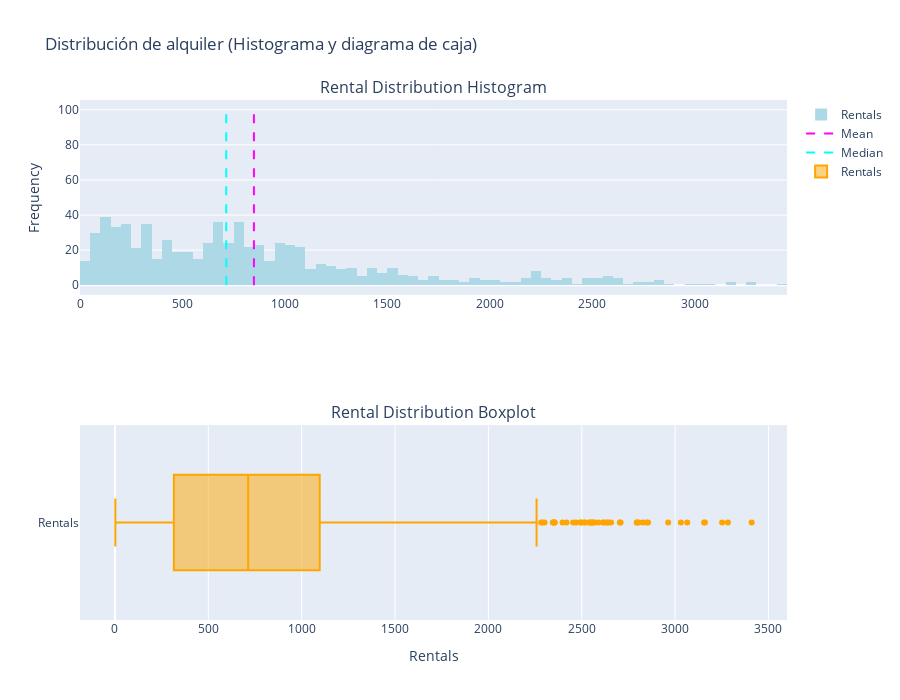

Notebook code for this chart:
### Markdown cell above
Las estadísticas revelan información sobre la distribución de los datos en cada uno de los campos numéricos, incluyendo el número de observaciones (hay 731 registros), la media, la desviación estándar, los valores mínimos y máximos, y los valores de los cuartiles (los valores límite para el 25%, 50% —que también es la mediana— y el 75% de los datos). A partir de esto, podemos ver que el número medio de rentas diarias es de alrededor de 848; pero hay una desviación estándar relativamente alta, lo que indica mucha variabilidad en el número de rentas por día.

Podríamos obtener una idea más clara de la distribución de los valores de rentas visualizando los datos. Los tipos de gráficos más comunes para visualizar distribuciones de datos numéricos son los histogramas y los diagramas de caja (box plots), así que usaremos la biblioteca matplotlib de Python para crear uno de cada tipo para la columna rentals.

### Code cell
import pandas as pd
from plotly.subplots import make_subplots
import plotly.graph_objects as go

label = bike_data['rentals']

# Histograma
hist = go.Histogram(x=label, nbinsx=100, name='Rentals', marker_color='lightblue')

# Líneas para la media y la mediana
mean_line = go.Scatter(x=[label.mean(), label.mean()], y=[0, 100], mode='lines', name='Mean', line=dict(color='magenta', dash='dash'))
median_line = go.Scatter(x=[label.median(), label.median()], y=[0, 100], mode='lines', name='Median', line=dict(color='cyan', dash='dash'))

# Diagrama de caja (boxplot)
box = go.Box(x=label, name='Rentals', boxpoints='outliers', marker_color='orange', orientation='h')

# Crea subgráficos (subplots)
fig = make_subplots(rows=2, cols=1, subplot_titles=('Rental Distribution Histogram', 'Rental Distribution Boxplot'))

fig.add_trace(hist, row=1, col=1)
fig.add_trace(mean_line, row=1, col=1)
fig.add_trace(median_line, row=1, col=1)
fig.add_trace(box, row=2, col=1)

fig.update_layout(height=700, showlegend=True, title_text='Distribución de alquiler (Histograma y diagrama de caja)')
fig.update_xaxes(title_text='Rentals', row=2, col=1)
fig.update_yaxes(title_text='Frequency', row=1, col=1)

fig.show()

### Figure 1 — Plotly figure (JSON) as saved in the notebook; plotly's stock layout.template omitted (floating-point values rounded to 4 significant figures; data arrays with more than 128 entries replaced by an {"elided": "..."} marker saying what was removed)
{"data": [{"marker": {"color": "lightblue"}, "name": "Rentals", "nbinsx": 100, "type": "histogram", "x": {"elided": "731 int values"}, "xaxis": "x", "yaxis": "y"}, {"line": {"color": "magenta", "dash": "dash"}, "mode": "lines", "name": "Mean", "type": "scatter", "x": [848.2, 848.2], "xaxis": "x", "y": [0, 100], "yaxis": "y"}, {"line": {"color": "cyan", "dash": "dash"}, "mode": "lines", "name": "Median", "type": "scatter", "x": [713, 713], "xaxis": "x", "y": [0, 100], "yaxis": "y"}, {"boxpoints": "outliers", "marker": {"color": "orange"}, "name": "Rentals", "orientation": "h", "type": "box", "x": {"elided": "731 int values"}, "xaxis": "x2", "yaxis": "y2"}], "layout": {"annotations": [{"font": {"size": 16}, "showarrow": false, "text": "Rental Distribution Histogram", "x": 0.5, "xanchor": "center", "xref": "paper", "y": 1, "yanchor": "bottom", "yref": "paper"}, {"font": {"size": 16}, "showarrow": false, "text": "Rental Distribution Boxplot", "x": 0.5, "xanchor": "center", "xref": "paper", "y": 0.375, "yanchor": "bottom", "yref": "paper"}], "height": 700, "showlegend": true, "title": {"text": "Distribución de alquiler (Histograma y diagrama de caja)"}, "xaxis": {"anchor": "y", "domain": [0, 1]}, "xaxis2": {"anchor": "y2", "domain": [0, 1], "title": {"text": "Rentals"}}, "yaxis": {"anchor": "x", "domain": [0.625, 1], "title": {"text": "Frequency"}}, "yaxis2": {"anchor": "x2", "domain": [0, 0.375]}}}
